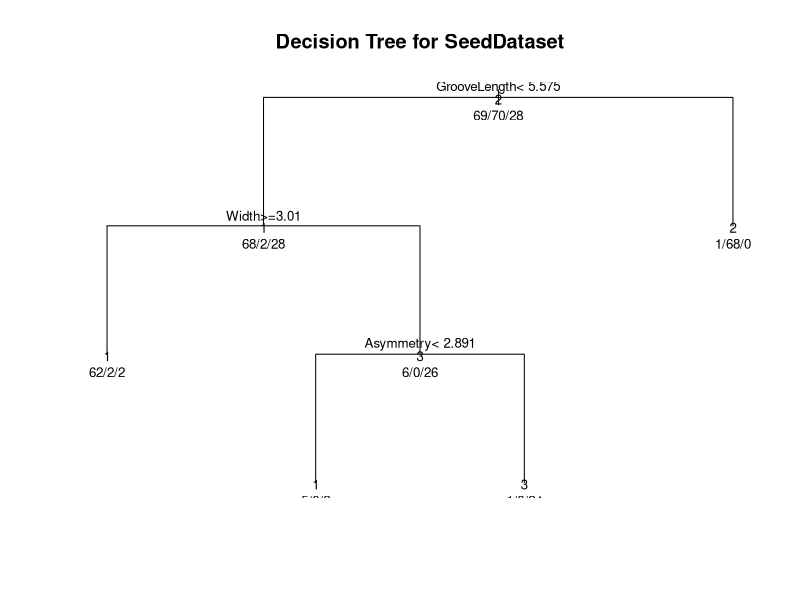
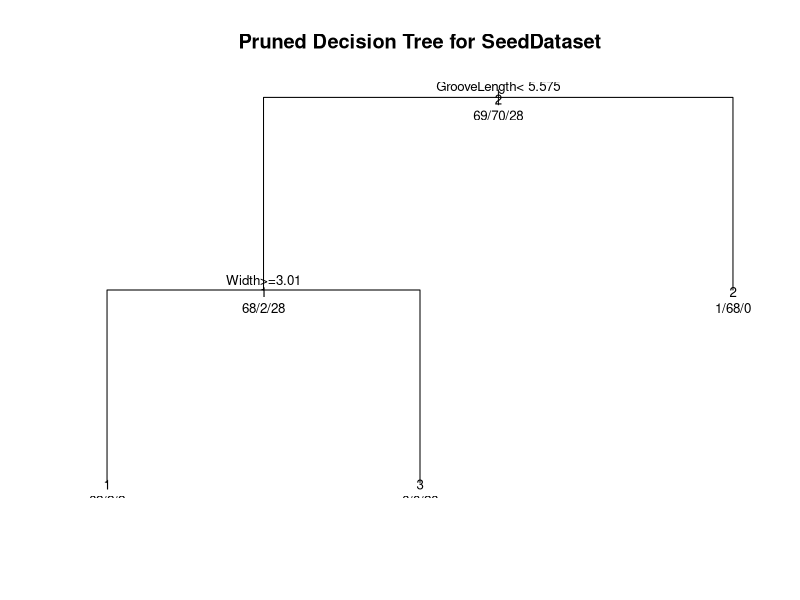
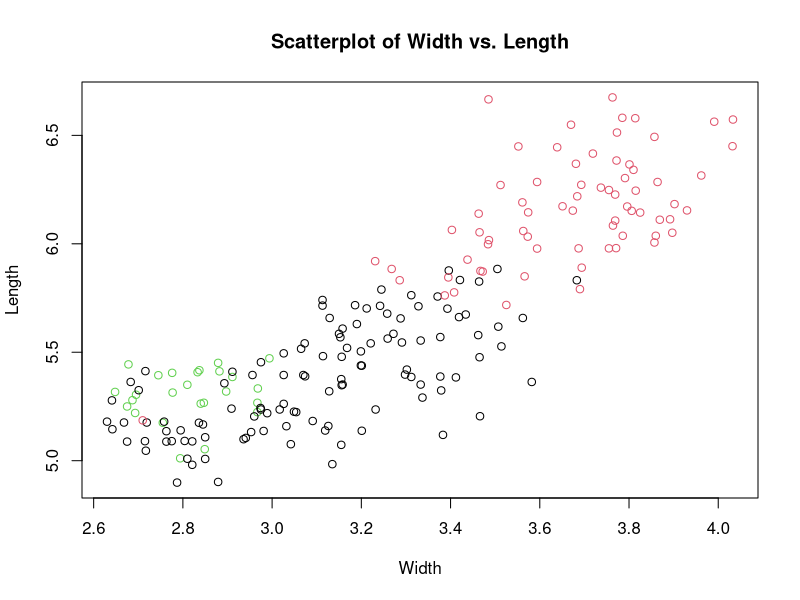

These figures' R source, in order:
library(rpart)
library(class)

setwd("C:\\Users\\Laxman\\Desktop\\Portfolio")
seeds <- read.csv("seeds_dataset_class.csv")
seeds_rand=seeds[sample(209,209),]

seedsclass = seeds[,1]
seedsvalues = seeds[,-1]

#set up a training set
seedclassTrain = seedsclass[1:167]
seedvaluesTrain = seedsvalues[1:167,]

#and test set
seedclassTest = seedsclass[167:209]
seedvaluesTest = seedsvalues[167:209,]

fit <- rpart(seedclassTrain~., method="class", data=seedvaluesTrain)
plot(fit, uniform=TRUE, main="Decision Tree for SeedDataset")
text(fit, use.n=TRUE, all=TRUE, cex=.8)

pfit<- prune(fit, cp=0.1)
plot(pfit, uniform=TRUE, main="Pruned Decision Tree for SeedDataset")
text(pfit, use.n=TRUE, all=TRUE, cex=.8)

for (x in 1:3) {
  pfit<- prune(fit, (x/10))
  treepred <-predict(pfit, seedvaluesTest, type = 'class')
  n = length(seedclassTest) #the number of test cases
  ncorrect = sum(treepred==seedclassTest) #the number of correctly predicted
  accuracy=ncorrect/n
  print(accuracy)
}

predictions <- predict(fit, type = "class")
plot(seeds$Width, seeds$Length, 
     xlab = "Width",             
     ylab = "Length",            
     main = "Scatterplot of Width vs. Length",
     col = predictions,              
)


for (x in 1:5) {
  knn3pred = knn(seedvaluesTrain, seedvaluesTest, seedclassTrain, x)
  n = length(seedclassTest) #the number of test cases
  ncorrect = sum(knn3pred==seedclassTest) #the number of correctly predicted
  accuracy=ncorrect/n
  print(accuracy)
}
